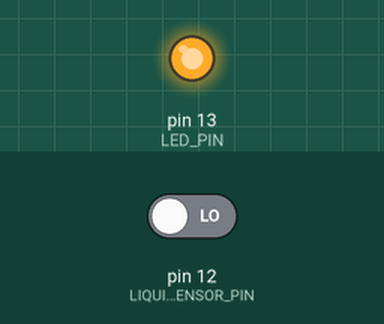
Recording of a sketch running on a simulated Arduino Uno, built with avr-gcc and run on an emulated ATmega328P. Parts: output pins drawn as LEDs (lit = HIGH). The test bench sets the inputs (shaded band); at power-on: pin 12 (LIQUID_SENSOR_PIN) LOW.

Above: at 1.2 s.
1.3 s: pin 12 (LIQUID_SENSOR_PIN) driven HIGH
At 1.7 s:
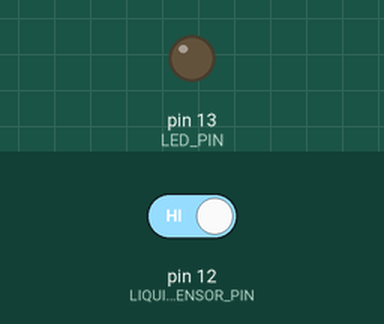
2.9 s: pin 12 (LIQUID_SENSOR_PIN) driven LOW
At 4.1 s:
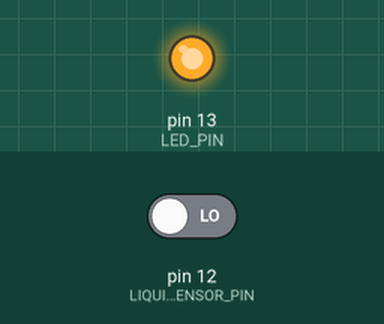
Timing chart, 0 to 5.9 s (numbered marks = the images above; inputs shaded):
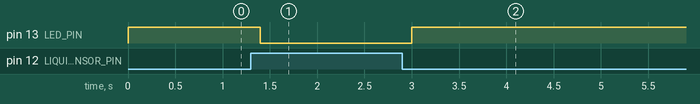

The sketch:

water_sensor.ino
```cpp
const int LIQUID_SENSOR_PIN = 12;
const int LED_PIN = 13;

void setup() {
  pinMode(LIQUID_SENSOR_PIN, INPUT);
  pinMode(LED_PIN, OUTPUT);
  digitalWrite(LED_PIN, LOW);
}

void loop() {

  // Read sensor. If liquid touches the tip, the sensor will
  // read 0V. Turn on LED if liquid is present.
  int isDry = digitalRead(LIQUID_SENSOR_PIN);
  if ( isDry ) {
    digitalWrite(LED_PIN, LOW);
  } else {
    digitalWrite(LED_PIN, HIGH);
  }

  delay(200);
}
```

Measured:
- after the input at 1.3 s, pin 13 (LED_PIN): HIGH → LOW after 0.10 s
- after the input at 2.9 s, pin 13 (LED_PIN): LOW → HIGH after 0.10 s
